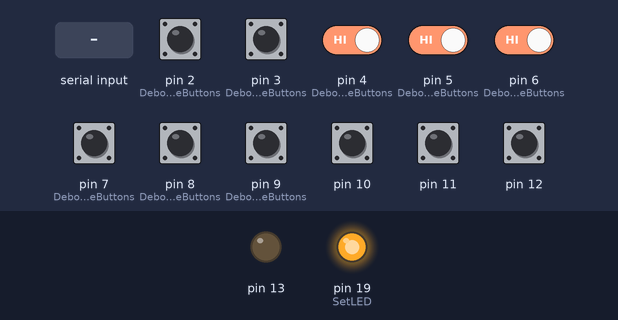
A sketch run on a simulated Arduino Uno, built with avr-gcc and run on an emulated ATmega328P. Shown: output pins drawn as LEDs (lit = HIGH). Inputs (shaded band) come from the test bench; at power-on: pin 2 (DebounceButtons), pin 3 (DebounceButtons), pin 4 (DebounceButtons), pin 5 (DebounceButtons), pin 6 (DebounceButtons), pin 7 (DebounceButtons), pin 8 (DebounceButtons), pin 9 (DebounceButtons), pin 10–12 HIGH.

Above: at 1.2 s.
1.3 s: pin 2 (DebounceButtons) pulled LOW for 0.15 s
At 2.1 s:
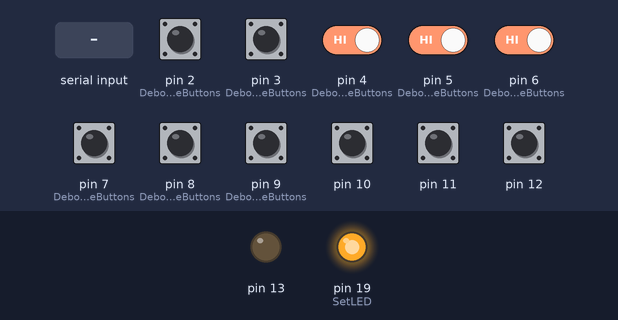
2.9 s: "L1\n" received over Serial
At 4.1 s:
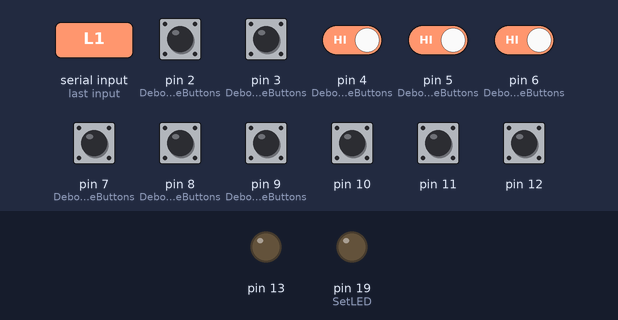
4.4 s: pin 3 (DebounceButtons) pulled LOW for 0.15 s
At 5.6 s:
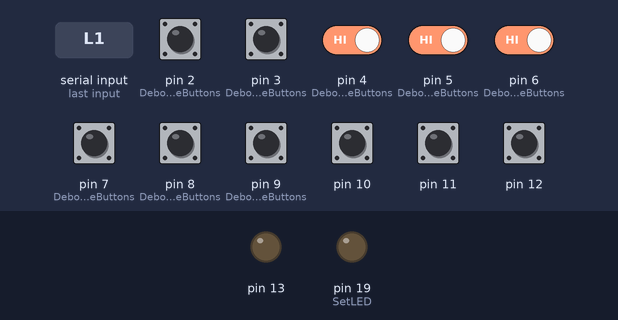
6.0 s: "L0\n" received over Serial
At 6.5 s:
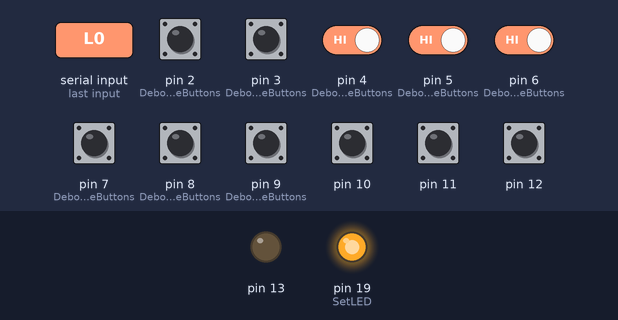
7.5 s: pin 2 (DebounceButtons) driven LOW and pin 3 (DebounceButtons) driven LOW and pin 4 (DebounceButtons) driven LOW and pin 5 (DebounceButtons) driven LOW and pin 6 (DebounceButtons) driven LOW
At 8.8 s:
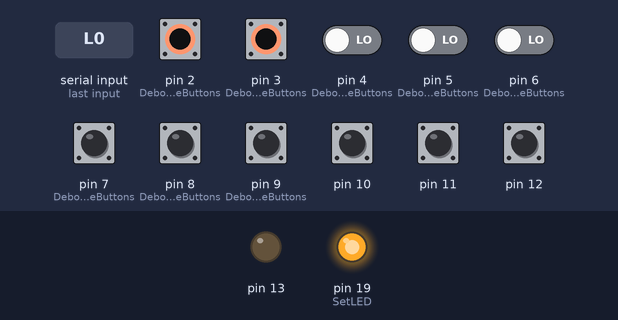
9.1 s: pin 7 (DebounceButtons) pulled LOW for 0.15 s
At 10.4 s:
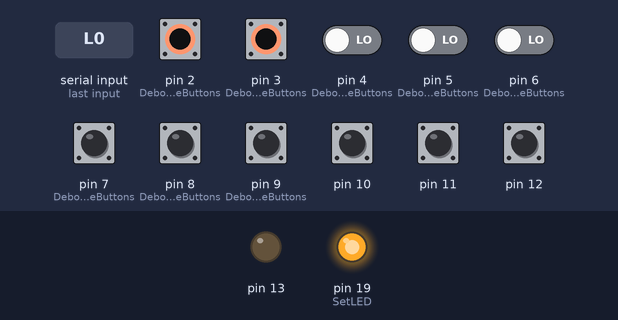
Timing chart, 0 to 11.7 s (numbered marks = the images above; inputs shaded):
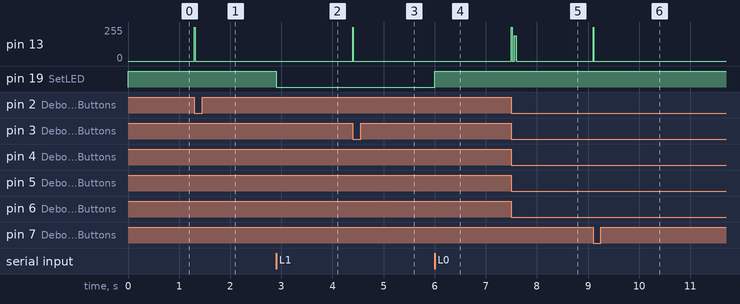

The sketch:

ScoutingDataEntry.ino
```cpp
/*
  Data Entry program for FIRST Robotics Competitions
	Serial Commands
	  Match Mode
		"MR"  reset - clear all counts
		"MW"  waiting - flash LED in prep for game starting
		"MA"  auton - enter auton mode
		"MT"  teleop - enter teleop mode
		"MD"  done - finish match
	  Read data
		"RV"  read version string
		"RS"  read ID switches
		"RM"  read mode
		"RB"  read button data
		"RA"  read auton counts
		"RT"  read teleop counts
	  LED Control
		"L0"  LED Off
		"L1"  LED On
		"LT"  LED Toggle
		"LF"  LED Flash
*/

#define NUMBER_OF_BUTTONS 8
#define DEBOUNCE_LENGTH  14

char version[]  = "v0.6.1";

// LED Commands
enum
{
	ledOff,
	ledOn,
	ledToggle,
	ledFlash
};

// Match Mode
enum
{
	matchReset	= 0,
	matchWait	= 1,
	matchAuton	= 2,
	matchTeleop	= 3,
	matchDone	= 4,
	matchEdit   = 5
};

bool _bFlashLED = false;
byte _matchMode = matchDone;

byte _buttons;
byte _switchData;
char _responseBuffer[64];
byte _autonCount[NUMBER_OF_BUTTONS];
byte _teleopCount[NUMBER_OF_BUTTONS];
byte _editCount[NUMBER_OF_BUTTONS];


void setup()
{
	// buttons
	pinMode(2, INPUT_PULLUP);
	pinMode(3, INPUT_PULLUP);
	pinMode(4, INPUT_PULLUP);
	pinMode(5, INPUT_PULLUP);
	pinMode(6, INPUT_PULLUP);
	pinMode(7, INPUT_PULLUP);
	pinMode(8, INPUT_PULLUP);
	pinMode(9, INPUT_PULLUP);

	// switches
	pinMode(10, INPUT_PULLUP);
	pinMode(11, INPUT_PULLUP);
	pinMode(12, INPUT_PULLUP);

	pinMode(13, OUTPUT);
	pinMode(19, OUTPUT);
	digitalWrite(19, HIGH);

	_switchData = PollSwitches();

	Serial.begin(115200);
}

byte _presses;
byte _lastPresses;

void loop()
{
	static char ch;
	static uint32_t lastMillis = 0;

	DebounceButtons();
	PollButtons();

	if ((millis() - lastMillis) > 500)
	{
		lastMillis = millis();
		if (_bFlashLED)
			SetLED(ledToggle);
	}

	ProcessSerialCommands();
}

void ProcessSerialCommands()
{
	if (Serial.peek() == -1)
		return;

	char ch = MakeUpper(Serial.read());
	switch (ch)
	{
		// read switches and buttons
	case 'M':
		switch (GetChar())
		{
		case 'R':	// reset
			SetLED(ledOff);
			ResetAllCounts();
			_matchMode = matchReset;
			break;
		case 'W':	// countdown
			SetLED(ledFlash);
			_matchMode = matchWait;
			break;
		case 'A':	// auton
			SetLED(ledOn);
			_matchMode = matchAuton;
			break;
		case 'T':	// teleop
			SetLED(ledOff);
			_matchMode = matchTeleop;
			break;
		case 'E':
			SetLED(ledOn);
			_matchMode = matchEdit;
			break;
		case 'D':	// end of match
			SetLED(ledOff);
			_matchMode = matchDone;
			break;
		}
		break;

		// read
	case 'R':
		char* buffer;
		switch (GetChar())
		{
		case 'V': buffer = version;							break;
		case 'S': buffer = GetByteResponse(_switchData);	break;
		case 'M': buffer = GetModeResponse();				break;
		case 'B': buffer = GetByteResponse(_buttons);		break;
		case 'A': buffer = GetCountResponse(_autonCount);	break;
		case 'T': buffer = GetCountResponse(_teleopCount);	break;
		case 'E': buffer = GetCountResponse(_editCount);    break;
		}
		Serial.println(buffer);
		break;

		// control led
	case 'L':
		switch (GetChar())
		{
		case '0': SetLED(ledOff);		break;
		case '1': SetLED(ledOn);		break;
		case 'T': SetLED(ledToggle);	break;
		case 'F': SetLED(ledFlash);		break;
		}
		break;
	}
}

char MakeUpper(char ch)
{
	if (ch >= 'a' && ch <= 'z')
		return ch -= 0x20;
	else
		return ch;
}

char GetChar()
{
	while (Serial.peek() == -1);
	return MakeUpper(Serial.read());
}

void SetLED(int action)
{
	switch (action)
	{
		case ledOn:
			_bFlashLED = false;
			digitalWrite(19, LOW);
			break;
		case ledOff:
			_bFlashLED = false;
			digitalWrite(19, HIGH);
			break;
		case ledToggle:
			digitalWrite(19, !digitalRead(19));
			break;
		case ledFlash:
			_bFlashLED = true;
			break;
		default:
			break;
	}
}

uint16_t PollSwitches()
{
	uint8_t data = 0;
	if (!digitalRead(10)) data |= 0x01;
	if (!digitalRead(11)) data |= 0x02;
	if (!digitalRead(12)) data |= 0x04;
	return data;
}

void PollButtons()
{
	static uint16_t lastData = 0;

	uint16_t presses  = (_buttons ^ lastData) & _buttons;
	uint16_t releases = (_buttons ^ lastData) & ~_buttons;
	lastData = _buttons;

	_presses = presses;

	for (int i = 0; i < NUMBER_OF_BUTTONS; i++)
	{
		if (presses & 0x01 == 1)
		{
			if (_matchMode == matchAuton)
				_autonCount[i]++;
			else if (_matchMode == matchTeleop)
				_teleopCount[i]++;
			else if (_matchMode == matchEdit)
				_editCount[i]++;
			digitalWrite(13, HIGH);
			delay(10);
			digitalWrite(13, LOW);
		}
		presses = presses >> 1;
	}
}

void DebounceButtons()
{
	static uint16_t buttonHistory[8];
	static uint16_t debounceMask = (1 << DEBOUNCE_LENGTH) - 1;

	byte buttonBit = 0x01;
	byte buttonVal = 0;

	// get state of buttons
	if (!digitalRead(8)) buttonVal |= 0x01;
	if (!digitalRead(9)) buttonVal |= 0x02;
	if (!digitalRead(7)) buttonVal |= 0x04;
	if (!digitalRead(6)) buttonVal |= 0x08;
	if (!digitalRead(5)) buttonVal |= 0x10;
	if (!digitalRead(4)) buttonVal |= 0x20;
	if (!digitalRead(3)) buttonVal |= 0x40;
	if (!digitalRead(2)) buttonVal |= 0x80;

	for (int i = 0; i < NUMBER_OF_BUTTONS; i++)
	{
		buttonHistory[i] <<= 1;
		if ((buttonVal & 0x01) == 1)
		{
			buttonHistory[i] |= 0x0001;
			if ((buttonHistory[i] & debounceMask) == debounceMask)
			_buttons |= buttonBit;
		}
		else
		{
			buttonHistory[i] &= 0xfffe;
			if ((buttonHistory[i] & debounceMask) == 0x0000)
				_buttons &= ~buttonBit;
		}
		buttonVal >>= 1;
		buttonBit <<= 1;
	}
}

void ResetAllCounts()
{
	for (int i = 0; i < NUMBER_OF_BUTTONS; i++)
	{
		_autonCount[i] = 0;
		_teleopCount[i] = 0;
	}
}

char* GetModeResponse()
{
	switch (_matchMode)
	{
		case matchReset:	return "Reset";		break;
		case matchWait:		return "Waiting";	break;
		case matchAuton:	return "Auton";		break;
		case matchTeleop:	return "Teleop";	break;
		case matchDone:		return "Done";		break;
		case matchEdit:     return "Edit";      break;
	}
	return "\0";
}

char* GetByteResponse(uint16_t inputData)
{
	char* pBuffer = _responseBuffer;
	*pBuffer++ = Bin2Hex((inputData >> 4) & 0x0f);
	*pBuffer++ = Bin2Hex((inputData >> 0) & 0x0f);
	*pBuffer = '\0';
	return _responseBuffer;
}

char* GetCountResponse(byte* countBuf)
{
	char* pBuffer = _responseBuffer;
	for (int i = 0; i < NUMBER_OF_BUTTONS; i++)
	{
		byte count = *countBuf++;
		*pBuffer++ = Bin2Hex((count >> 4) & 0x0f);
		*pBuffer++ = Bin2Hex((count >> 0) & 0x0f);
		*pBuffer++ = ',';
	}
	// replace trailing ','
	*--pBuffer = '\0';
	return _responseBuffer;
}

char Bin2Hex(byte inData)
{
	inData &= 0x0f;
	return (inData <= 9) ? inData + '0' : inData - 10 + 'A';
}
```

Measured:
- after the input at 1.3 s, pin 13: 0/255 → 255/255 at once, → 0/255 0.01 s later
- after the input at 2.9 s, pin 19 (SetLED): HIGH → LOW at once
- after the input at 4.4 s, pin 13: 0/255 → 255/255 at once, → 0/255 0.01 s later
- after the input at 6.0 s, pin 19 (SetLED): LOW → HIGH at once
- after the input at 7.5 s, pin 13: 0/255 → 255/255 at once, → 0/255 0.02 s later, → 191/255 0.04 s later, → 0/255 0.04 s later
- after the input at 9.1 s, pin 13: 0/255 → 255/255 at once, → 0/255 0.01 s later
